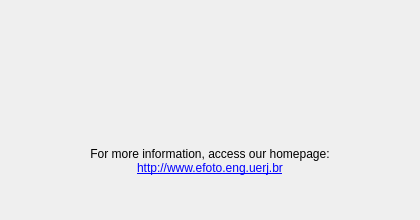
<?xml version="1.0" encoding="UTF-8"?>
<ui version="4.0">
 <class>AboutForm</class>
 <widget class="QWidget" name="AboutForm">
  <property name="windowModality">
   <enum>Qt::ApplicationModal</enum>
  </property>
  <property name="geometry">
   <rect>
    <x>0</x>
    <y>0</y>
    <width>420</width>
    <height>220</height>
   </rect>
  </property>
  <property name="sizePolicy">
   <sizepolicy hsizetype="Preferred" vsizetype="Preferred">
    <horstretch>0</horstretch>
    <verstretch>0</verstretch>
   </sizepolicy>
  </property>
  <property name="minimumSize">
   <size>
    <width>420</width>
    <height>220</height>
   </size>
  </property>
  <property name="maximumSize">
   <size>
    <width>420</width>
    <height>220</height>
   </size>
  </property>
  <property name="windowTitle">
   <string>e-foto: About</string>
  </property>
  <property name="windowIcon">
   <iconset>
    <normaloff>:/icons/images/WindowIcon.png</normaloff>:/icons/images/WindowIcon.png</iconset>
  </property>
  <property name="styleSheet">
   <string notr="true">background-image: url(:/image/Pattern);</string>
  </property>
  <layout class="QGridLayout" name="gridLayout">
   <item row="1" column="0" colspan="2">
    <widget class="QLabel" name="pageLabel">
     <property name="sizePolicy">
      <sizepolicy hsizetype="Preferred" vsizetype="Preferred">
       <horstretch>0</horstretch>
       <verstretch>0</verstretch>
      </sizepolicy>
     </property>
     <property name="styleSheet">
      <string notr="true">background-image: url(:/image/None);</string>
     </property>
     <property name="text">
      <string>For more information, access our homepage:&lt;br&gt;&lt;a href=&quot;http://www.efoto.eng.uerj.br&quot; target=&quot;_new&quot;&gt;http://www.efoto.eng.uerj.br&lt;/a&gt;</string>
     </property>
     <property name="alignment">
      <set>Qt::AlignCenter</set>
     </property>
     <property name="openExternalLinks">
      <bool>true</bool>
     </property>
    </widget>
   </item>
   <item row="0" column="0">
    <widget class="QLabel" name="tuxLabel">
     <property name="styleSheet">
      <string notr="true">background-image: url(:/image/None);</string>
     </property>
     <property name="text">
      <string/>
     </property>
     <property name="pixmap">
      <pixmap resource="../resource/resource.qrc">:/image/Efotux</pixmap>
     </property>
    </widget>
   </item>
   <item row="0" column="1">
    <widget class="QLabel" name="descLabel">
     <property name="styleSheet">
      <string notr="true">background-image: url(:/image/None);</string>
     </property>
     <property name="text">
      <string>&lt;!DOCTYPE HTML PUBLIC &quot;-//W3C//DTD HTML 4.0//EN&quot; &quot;http://www.w3.org/TR/REC-html40/strict.dtd&quot;&gt;
&lt;html&gt;&lt;head&gt;&lt;meta name=&quot;qrichtext&quot; content=&quot;1&quot; /&gt;&lt;style type=&quot;text/css&quot;&gt;
p, li { white-space: pre-wrap; }
&lt;/style&gt;&lt;/head&gt;&lt;body style=&quot; font-family:'Ubuntu'; font-size:11pt; font-weight:400; font-style:normal;&quot;&gt;
&lt;p style=&quot;-qt-paragraph-type:empty; margin-top:0px; margin-bottom:0px; margin-left:0px; margin-right:0px; -qt-block-indent:0; text-indent:0px; font-family:'Ubuntu';&quot;&gt;&lt;br /&gt;&lt;/p&gt;&lt;/body&gt;&lt;/html&gt;</string>
     </property>
     <property name="textFormat">
      <enum>Qt::AutoText</enum>
     </property>
     <property name="scaledContents">
      <bool>false</bool>
     </property>
     <property name="alignment">
      <set>Qt::AlignCenter</set>
     </property>
    </widget>
   </item>
  </layout>
 </widget>
 <resources>
  <include location="../resource/resource.qrc"/>
 </resources>
 <connections/>
</ui>
